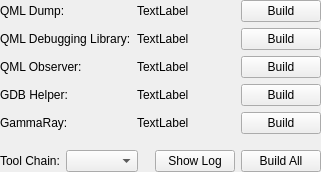
<?xml version="1.0" encoding="UTF-8"?>
<ui version="4.0">
 <class>QtSupport::Internal::DebuggingHelper</class>
 <widget class="QWidget" name="QtSupport::Internal::DebuggingHelper">
  <property name="geometry">
   <rect>
    <x>0</x>
    <y>0</y>
    <width>321</width>
    <height>159</height>
   </rect>
  </property>
  <layout class="QVBoxLayout" name="verticalLayout">
   <property name="margin">
    <number>0</number>
   </property>
   <item>
    <layout class="QGridLayout" name="gridLayout">
     <item row="1" column="0">
      <widget class="QLabel" name="qmlDumpLabel">
       <property name="toolTip">
        <string>Used to extract QML type information from library-based plugins.</string>
       </property>
       <property name="text">
        <string>QML Dump:</string>
       </property>
      </widget>
     </item>
     <item row="1" column="1">
      <widget class="QLabel" name="qmlDumpStatus">
       <property name="text">
        <string notr="true">TextLabel</string>
       </property>
      </widget>
     </item>
     <item row="1" column="2">
      <spacer name="horizontalSpacer_2">
       <property name="orientation">
        <enum>Qt::Horizontal</enum>
       </property>
       <property name="sizeHint" stdset="0">
        <size>
         <width>40</width>
         <height>20</height>
        </size>
       </property>
      </spacer>
     </item>
     <item row="3" column="0">
      <widget class="QLabel" name="qmlObserverLabel">
       <property name="toolTip">
        <string>A modified version of qmlviewer with support for QML/JS debugging.</string>
       </property>
       <property name="text">
        <string>QML Observer:</string>
       </property>
      </widget>
     </item>
     <item row="3" column="1">
      <widget class="QLabel" name="qmlObserverStatus">
       <property name="text">
        <string notr="true">TextLabel</string>
       </property>
      </widget>
     </item>
     <item row="3" column="2">
      <spacer name="horizontalSpacer_3">
       <property name="orientation">
        <enum>Qt::Horizontal</enum>
       </property>
       <property name="sizeHint" stdset="0">
        <size>
         <width>40</width>
         <height>20</height>
        </size>
       </property>
      </spacer>
     </item>
     <item row="1" column="4">
      <widget class="QPushButton" name="qmlDumpBuildButton">
       <property name="text">
        <string>Build</string>
       </property>
      </widget>
     </item>
     <item row="3" column="4">
      <widget class="QPushButton" name="qmlObserverBuildButton">
       <property name="text">
        <string>Build</string>
       </property>
      </widget>
     </item>
     <item row="2" column="0">
      <widget class="QLabel" name="qmlDebuggingLibLabel">
       <property name="text">
        <string>QML Debugging Library:</string>
       </property>
      </widget>
     </item>
     <item row="2" column="1">
      <widget class="QLabel" name="qmlDebuggingLibStatus">
       <property name="text">
        <string notr="true">TextLabel</string>
       </property>
      </widget>
     </item>
     <item row="2" column="2">
      <spacer name="horizontalSpacer_5">
       <property name="orientation">
        <enum>Qt::Horizontal</enum>
       </property>
       <property name="sizeHint" stdset="0">
        <size>
         <width>40</width>
         <height>20</height>
        </size>
       </property>
      </spacer>
     </item>
     <item row="2" column="4">
      <widget class="QPushButton" name="qmlDebuggingLibBuildButton">
       <property name="text">
        <string>Build</string>
       </property>
      </widget>
     </item>
     <item row="4" column="0">
      <widget class="QLabel" name="gdbHelperLabel">
       <property name="toolTip">
        <string>Helps showing content of Qt types. Only used in older versions of GDB.</string>
       </property>
       <property name="text">
        <string>GDB Helper:</string>
       </property>
      </widget>
     </item>
     <item row="4" column="1">
      <widget class="QLabel" name="gdbHelperStatus">
       <property name="text">
        <string notr="true">TextLabel</string>
       </property>
      </widget>
     </item>
     <item row="4" column="2">
      <spacer name="horizontalSpacer">
       <property name="orientation">
        <enum>Qt::Horizontal</enum>
       </property>
       <property name="sizeHint" stdset="0">
        <size>
         <width>40</width>
         <height>20</height>
        </size>
       </property>
      </spacer>
     </item>
     <item row="4" column="4">
      <widget class="QPushButton" name="gdbHelperBuildButton">
       <property name="text">
        <string>Build</string>
       </property>
      </widget>
     </item>
     <item row="5" column="0">
      <widget class="QLabel" name="gammarayLabel">
       <property name="text">
        <string>GammaRay:</string>
       </property>
      </widget>
     </item>
     <item row="5" column="1">
      <widget class="QLabel" name="gammarayStatus">
       <property name="text">
        <string>TextLabel</string>
       </property>
      </widget>
     </item>
     <item row="5" column="2">
      <spacer name="horizontalSpacer_6">
       <property name="orientation">
        <enum>Qt::Horizontal</enum>
       </property>
       <property name="sizeHint" stdset="0">
        <size>
         <width>40</width>
         <height>20</height>
        </size>
       </property>
      </spacer>
     </item>
     <item row="5" column="4">
      <widget class="QPushButton" name="gammarayBuildButton">
       <property name="text">
        <string>Build</string>
       </property>
      </widget>
     </item>
    </layout>
   </item>
   <item>
    <spacer name="verticalSpacer">
     <property name="orientation">
      <enum>Qt::Vertical</enum>
     </property>
     <property name="sizeType">
      <enum>QSizePolicy::Fixed</enum>
     </property>
     <property name="sizeHint" stdset="0">
      <size>
       <width>20</width>
       <height>10</height>
      </size>
     </property>
    </spacer>
   </item>
   <item>
    <layout class="QHBoxLayout" name="horizontalLayout">
     <item>
      <widget class="QLabel" name="toolChainLabel">
       <property name="text">
        <string>Tool Chain:</string>
       </property>
      </widget>
     </item>
     <item>
      <widget class="QComboBox" name="toolChainComboBox">
       <property name="sizeAdjustPolicy">
        <enum>QComboBox::AdjustToContents</enum>
       </property>
      </widget>
     </item>
     <item>
      <spacer name="horizontalSpacer_4">
       <property name="orientation">
        <enum>Qt::Horizontal</enum>
       </property>
       <property name="sizeHint" stdset="0">
        <size>
         <width>40</width>
         <height>20</height>
        </size>
       </property>
      </spacer>
     </item>
     <item>
      <widget class="QPushButton" name="showLogButton">
       <property name="toolTip">
        <string>Show compiler output of last build.</string>
       </property>
       <property name="text">
        <string>Show Log</string>
       </property>
      </widget>
     </item>
     <item>
      <widget class="QPushButton" name="rebuildButton">
       <property name="toolTip">
        <string>Compile debugging helpers that are checked.</string>
       </property>
       <property name="text">
        <string>Build All</string>
       </property>
      </widget>
     </item>
    </layout>
   </item>
  </layout>
 </widget>
 <resources/>
 <connections/>
</ui>
